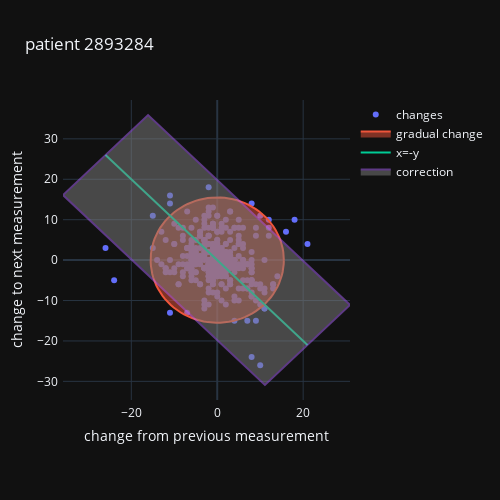

The cell this chart's notebook holds for it:
### Code cell
# plot bi_jump
fig = go.Figure()
fig.add_trace(go.Scatter(x=bi_jump[:, 0], y=bi_jump[:, 1], mode='markers', name='changes'))
fig.update_layout(title=f"patient {pat[0]}", xaxis_title="change from previous measurement", yaxis_title="change to next measurement")
# make plot square
fig.update_layout(
    autosize=False,
    width=500,
    height=500,
    margin=dict(l=50, r=50, b=100, t=100, pad=4)
)
# add circle with radius 15 around 0,0
radius = 15.5

angles = np.linspace(0, 2 * np.pi, 100)

# Calculate x and y coordinates for points on the circle
x_coordinates = radius * np.cos(angles)
y_coordinates = radius * np.sin(angles)
fig.add_trace(go.Scatter(x=x_coordinates, y=y_coordinates, mode='lines', name='gradual change', fill='toself'))
# add a x=-y line across the plot and add
fig.add_trace(go.Scatter(x=[np.nanmin(bi_jump[:, 0]), np.nanmax(bi_jump[:, 0])],
                         y=[-np.nanmin(bi_jump[:, 0]), -np.nanmax(bi_jump[:, 0])],
                         mode='lines', name='x=-y'))

distance = np.sqrt(14 ** 2 / 2)
x0 = np.nanmin(bi_jump[:, 0]) - distance
y0 = -np.nanmin(bi_jump[:, 0]) - distance
x1 = np.nanmin(bi_jump[:, 0]) + distance
y1 = -np.nanmin(bi_jump[:, 0]) + distance
x2 = np.nanmax(bi_jump[:, 0]) + distance
y2 = -np.nanmax(bi_jump[:, 0]) + distance
x3 = np.nanmax(bi_jump[:, 0]) - distance
y3 = -np.nanmax(bi_jump[:, 0]) - distance
path = f'M {x0} {y0} L {x1} {y1} L {x2} {y2} L {x3} {y3} Z'
fig.add_trace(
    go.Scatter(x=[x0, x1, x2, x3, x0], y=[y0, y1, y2, y3, y0], mode='lines', name='correction', fill='toself',
               fillcolor='grey', opacity=0.5))

# make axis titles to
fig.write_image("fig2.png")
fig.show()

### Figure 1 — Plotly figure (JSON) as saved in the notebook; plotly's stock layout.template omitted (floating-point values rounded to 4 significant figures; data arrays with more than 128 entries replaced by an {"elided": "..."} marker saying what was removed)
{"data": [{"mode": "markers", "name": "changes", "x": {"elided": "577 float values"}, "y": {"elided": "577 float values"}, "type": "scatter"}, {"fill": "toself", "mode": "lines", "name": "gradual change", "x": [15.5, 15.47, 15.38, 15.22, 15.0, 14.73, 14.39, 14.0, 13.54, 13.04, 12.48, 11.87, 11.22, 10.52, 9.774, 8.991, 8.172, 7.32, 6.439, 5.532, 4.602, 3.654, 2.692, 1.718, 0.7375, -0.2459, -1.228, -2.206, -3.175, -4.13, -5.07, -5.988, -6.883, -7.75, -8.586, -9.387, -10.15, -10.87, -11.55, -12.18, -12.77, -13.3, -13.78, -14.2, -14.57, -14.87, -15.12, -15.31, -15.43, -15.49, -15.49, -15.43, -15.31, -15.12, -14.87, -14.57, -14.2, -13.78, -13.3, -12.77, -12.18, -11.55, -10.87, -10.15, -9.387, -8.586, -7.75, -6.883, -5.988, -5.07, -4.13, -3.175, -2.206, -1.228, -0.2459, 0.7375, 1.718, 2.692, 3.654, 4.602, 5.532, 6.439, 7.32, 8.172, 8.991, 9.774, 10.52, 11.22, 11.87, 12.48, 13.04, 13.54, 14.0, 14.39, 14.73, 15.0, 15.22, 15.38, 15.47, 15.5], "y": [0.0, 0.9831, 1.962, 2.933, 3.893, 4.837, 5.761, 6.662, 7.536, 8.38, 9.19, 9.963, 10.7, 11.39, 12.03, 12.63, 13.17, 13.66, 14.1, 14.48, 14.8, 15.06, 15.26, 15.4, 15.48, 15.5, 15.45, 15.34, 15.17, 14.94, 14.65, 14.3, 13.89, 13.42, 12.9, 12.33, 11.71, 11.05, 10.33, 9.581, 8.789, 7.962, 7.103, 6.214, 5.301, 4.367, 3.415, 2.449, 1.473, 0.4918, -0.4918, -1.473, -2.449, -3.415, -4.367, -5.301, -6.214, -7.103, -7.962, -8.789, -9.581, -10.33, -11.05, -11.71, -12.33, -12.9, -13.42, -13.89, -14.3, -14.65, -14.94, -15.17, -15.34, -15.45, -15.5, -15.48, -15.4, -15.26, -15.06, -14.8, -14.48, -14.1, -13.66, -13.17, -12.63, -12.03, -11.39, -10.7, -9.963, -9.19, -8.38, -7.536, -6.662, -5.761, -4.837, -3.893, -2.933, -1.962, -0.9831, -3.796e-15], "type": "scatter"}, {"mode": "lines", "name": "x=-y", "x": [-26.0, 21.0], "y": [26.0, -21.0], "type": "scatter"}, {"fill": "toself", "fillcolor": "grey", "mode": "lines", "name": "correction", "opacity": 0.5, "x": [-35.9, -16.1, 30.9, 11.1, -35.9], "y": [16.1, 35.9, -11.1, -30.9, 16.1], "type": "scatter"}], "layout": {"title": {"text": "patient 2893284"}, "xaxis": {"title": {"text": "change from previous measurement"}}, "yaxis": {"title": {"text": "change to next measurement"}}, "margin": {"l": 50, "r": 50, "b": 100, "t": 100, "pad": 4}, "autosize": false, "width": 500, "height": 500}}
